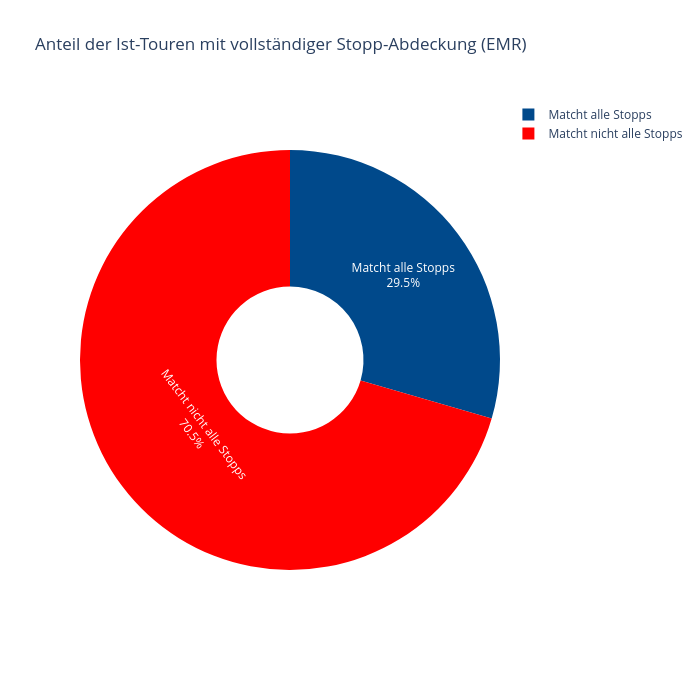

The notebook cell this image was saved under:
### Markdown cell above
### 90 Touren in Ist-Daten der EMR Daten decken 80% (und 100%) der Stopps von den Soll-Daten ab
### Plotten des Ergebnisses

### Code cell
# Touren, die alle Soll-Stopps abdecken

full_match_tours = covered_summary.loc[
    covered_summary["coverage_ratio"] == 1.0, "TOURNR"
].astype(str).unique()

# Alle IST-Touren
all_ist_tours = ist[ist['TOURNR'].notna()]['TOURNR'].astype(str).unique()

# Zählen
full_match_count = len(set(all_ist_tours).intersection(set(full_match_tours)))
not_full_match_count = len(set(all_ist_tours)) - full_match_count

pie_df = pd.DataFrame({
    "Status": ["Matcht alle Stopps", "Matcht nicht alle Stopps"],
    "Anzahl": [full_match_count, not_full_match_count]
})

fig = px.pie(
    pie_df,
    names="Status",
    values="Anzahl",
    color="Status",
    color_discrete_map={
        "Matcht nicht alle Stopps": "#ff0000",
        "Matcht alle Stopps": "#00498b"
    },
    title="Anteil der Ist-Touren mit vollständiger Stopp-Abdeckung (EMR)",
    hole=0.35,
    width=700,
    height=700
)

fig.update_traces(
    textinfo="percent+label",
    sort=False
)

fig.show()

### Figure 1 — Plotly figure (JSON) as saved in the notebook; plotly's stock layout.template omitted (floating-point values rounded to 4 significant figures)
{"data": [{"customdata": [["Matcht alle Stopps"], ["Matcht nicht alle Stopps"]], "domain": {"x": [0, 1], "y": [0, 1]}, "hole": 0.35, "hovertemplate": "Status=%{customdata[0]}<br>Anzahl=%{value}<extra></extra>", "labels": ["Matcht alle Stopps", "Matcht nicht alle Stopps"], "legendgroup": "", "marker": {"colors": ["#00498b", "#ff0000"]}, "name": "", "showlegend": true, "sort": false, "textinfo": "percent+label", "type": "pie", "values": [59, 141]}], "layout": {"height": 700, "legend": {"tracegroupgap": 0}, "title": {"text": "Anteil der Ist-Touren mit vollständiger Stopp-Abdeckung (EMR)"}, "width": 700}}
